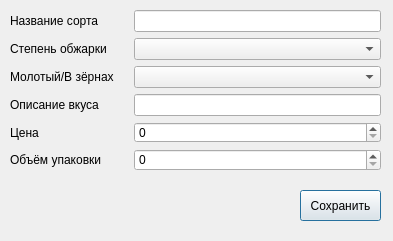
<?xml version="1.0" encoding="UTF-8"?>
<ui version="4.0">
 <class>Dialog</class>
 <widget class="QDialog" name="Dialog">
  <property name="geometry">
   <rect>
    <x>0</x>
    <y>0</y>
    <width>393</width>
    <height>241</height>
   </rect>
  </property>
  <property name="windowTitle">
   <string/>
  </property>
  <widget class="QWidget" name="formLayoutWidget">
   <property name="geometry">
    <rect>
     <x>10</x>
     <y>10</y>
     <width>371</width>
     <height>161</height>
    </rect>
   </property>
   <layout class="QFormLayout" name="formLayout">
    <property name="rowWrapPolicy">
     <enum>QFormLayout::DontWrapRows</enum>
    </property>
    <property name="formAlignment">
     <set>Qt::AlignLeading|Qt::AlignLeft|Qt::AlignVCenter</set>
    </property>
    <property name="horizontalSpacing">
     <number>20</number>
    </property>
    <item row="0" column="0">
     <widget class="QLabel" name="label">
      <property name="text">
       <string>Название сорта</string>
      </property>
     </widget>
    </item>
    <item row="1" column="0">
     <widget class="QLabel" name="label_2">
      <property name="text">
       <string>Степень обжарки</string>
      </property>
     </widget>
    </item>
    <item row="2" column="0">
     <widget class="QLabel" name="label_3">
      <property name="text">
       <string>Молотый/В зёрнах</string>
      </property>
     </widget>
    </item>
    <item row="3" column="0">
     <widget class="QLabel" name="label_4">
      <property name="text">
       <string>Описание вкуса</string>
      </property>
     </widget>
    </item>
    <item row="0" column="1">
     <widget class="QLineEdit" name="title"/>
    </item>
    <item row="3" column="1">
     <widget class="QLineEdit" name="description"/>
    </item>
    <item row="2" column="1">
     <widget class="QComboBox" name="types"/>
    </item>
    <item row="4" column="0">
     <widget class="QLabel" name="label_5">
      <property name="text">
       <string>Цена</string>
      </property>
     </widget>
    </item>
    <item row="5" column="0">
     <widget class="QLabel" name="label_6">
      <property name="text">
       <string>Объём упаковки</string>
      </property>
     </widget>
    </item>
    <item row="1" column="1">
     <widget class="QComboBox" name="obg"/>
    </item>
    <item row="4" column="1">
     <widget class="QSpinBox" name="price">
      <property name="maximum">
       <number>999999999</number>
      </property>
     </widget>
    </item>
    <item row="5" column="1">
     <widget class="QSpinBox" name="vol">
      <property name="maximum">
       <number>999999999</number>
      </property>
     </widget>
    </item>
   </layout>
  </widget>
  <widget class="QPushButton" name="btn">
   <property name="geometry">
    <rect>
     <x>300</x>
     <y>190</y>
     <width>81</width>
     <height>31</height>
    </rect>
   </property>
   <property name="text">
    <string>Сохранить</string>
   </property>
  </widget>
  <widget class="QLabel" name="error">
   <property name="geometry">
    <rect>
     <x>10</x>
     <y>190</y>
     <width>261</width>
     <height>31</height>
    </rect>
   </property>
   <property name="text">
    <string/>
   </property>
  </widget>
 </widget>
 <resources/>
 <connections/>
</ui>
